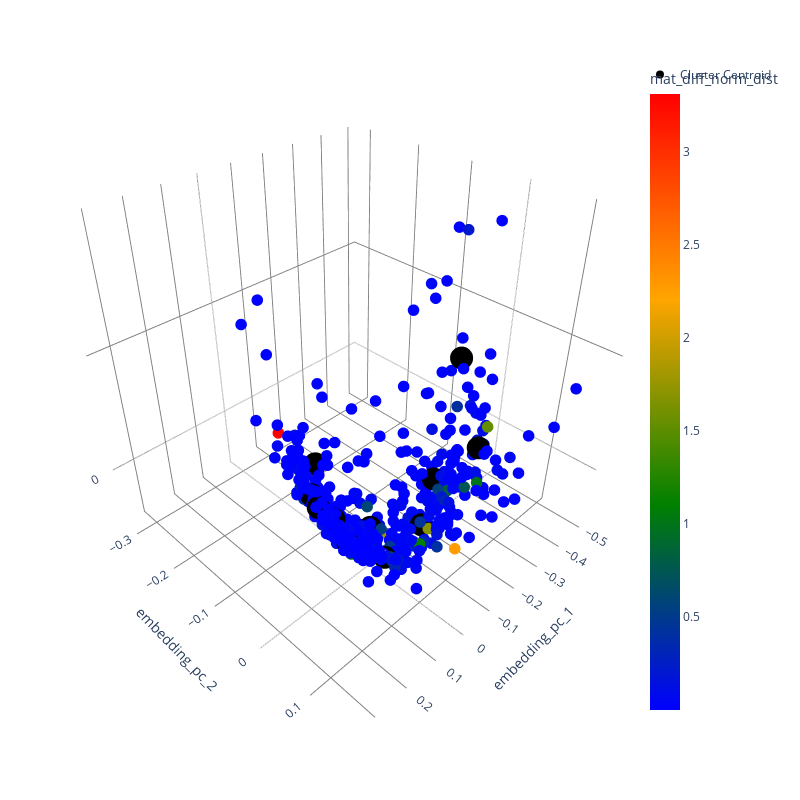

Notebook source saved alongside this figure:
### Code cell
fig = px.scatter_3d(train_df, x='embedding_pc_1', y='embedding_pc_2', z='embedding_pc_3',
              color='mat_diff_norm_dist', color_continuous_scale=["blue", "green", "orange", "red"],
            #   range_color=[0.05, train_df["mat_diff"].max()]
              )
# add color range

fig.update_traces(marker=dict(size=4))
fig.update_layout(
    width=800,  # Adjust width as needed
    height=800,  # Adjust height as needed
    scene=dict(
        xaxis=dict(gridcolor='grey', backgroundcolor='white'),
        yaxis=dict(gridcolor='grey', backgroundcolor='white'),
        zaxis=dict(gridcolor='grey', backgroundcolor='white'),
        bgcolor='white'
    ),
    paper_bgcolor='white',
    plot_bgcolor='white'
)

fig.add_scatter3d(x=train_df.iloc[centroid_indices_train]['embedding_pc_1'],
                  y=train_df.iloc[centroid_indices_train]['embedding_pc_2'],
                  z=train_df.iloc[centroid_indices_train]['embedding_pc_3'],
                  mode='markers', marker=dict(size=8, color='black'), name='Cluster Centroid')
# fig.write_image("embedding.svg", format='svg')
fig.show()

### Figure 1 — Plotly figure (JSON) as saved in the notebook; plotly's stock layout.template omitted (floating-point values rounded to 4 significant figures; data arrays with more than 128 entries replaced by an {"elided": "..."} marker saying what was removed)
{"data": [{"hovertemplate": "embedding_pc_1=%{x}<br>embedding_pc_2=%{y}<br>embedding_pc_3=%{z}<br>mat_diff_norm_dist=%{marker.color}<extra></extra>", "legendgroup": "", "marker": {"color": {"elided": "720 float values"}, "coloraxis": "coloraxis", "size": 4, "symbol": "circle"}, "mode": "markers", "name": "", "scene": "scene", "showlegend": false, "type": "scatter3d", "x": {"elided": "720 float values"}, "y": {"elided": "720 float values"}, "z": {"elided": "720 float values"}}, {"marker": {"color": "black", "size": 8}, "mode": "markers", "name": "Cluster Centroid", "type": "scatter3d", "x": [-0.04695, 0.104, -0.2997, 0.05894, -0.1337, -0.2217, 0.2287, 0.1537, -0.3888, -0.07149, 0.03608, 0.006814], "y": [-0.02514, 0.01704, 0.05225, -0.02396, 0.0323, 0.008627, 0.03992, 0.02017, -0.02998, -0.1609, -0.1011, 0.0339], "z": [-0.01673, -0.001742, 0.01119, -0.008427, -0.01422, -0.00343, 0.03038, 0.01488, 0.03467, -0.008341, -0.005061, -0.01577]}], "layout": {"coloraxis": {"colorbar": {"title": {"text": "mat_diff_norm_dist"}}, "colorscale": [[0, "blue"], [0.3333, "green"], [0.6667, "orange"], [1, "red"]]}, "height": 800, "legend": {"tracegroupgap": 0}, "margin": {"t": 60}, "paper_bgcolor": "white", "plot_bgcolor": "white", "scene": {"bgcolor": "white", "domain": {"x": [0, 1], "y": [0, 1]}, "xaxis": {"backgroundcolor": "white", "gridcolor": "grey", "title": {"text": "embedding_pc_1"}}, "yaxis": {"backgroundcolor": "white", "gridcolor": "grey", "title": {"text": "embedding_pc_2"}}, "zaxis": {"backgroundcolor": "white", "gridcolor": "grey", "title": {"text": "embedding_pc_3"}}}, "width": 800}}
